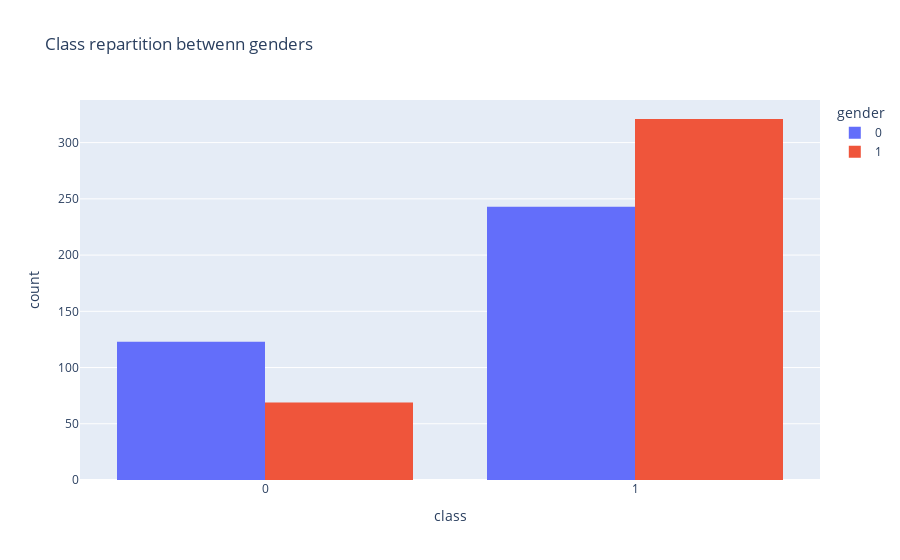

Notebook code cell kept with this figure:
### Code cell
fig = px.histogram(df, x = 'class', color = 'gender', barmode = 'group', title = 'Class repartition betwenn genders')
fig.show()
print(f'Unbalanced data')

### Figure 1 — Plotly figure (JSON) as saved in the notebook; plotly's stock layout.template omitted (floating-point values rounded to 4 significant figures; data arrays with more than 128 entries replaced by an {"elided": "..."} marker saying what was removed)
{"data": [{"alignmentgroup": "True", "bingroup": "x", "hovertemplate": "gender=0<br>class=%{x}<br>count=%{y}<extra></extra>", "legendgroup": "0", "marker": {"color": "#636efa"}, "name": "0", "offsetgroup": "0", "orientation": "v", "showlegend": true, "type": "histogram", "x": {"elided": "366 int values"}, "xaxis": "x", "yaxis": "y"}, {"alignmentgroup": "True", "bingroup": "x", "hovertemplate": "gender=1<br>class=%{x}<br>count=%{y}<extra></extra>", "legendgroup": "1", "marker": {"color": "#EF553B"}, "name": "1", "offsetgroup": "1", "orientation": "v", "showlegend": true, "type": "histogram", "x": {"elided": "390 int values"}, "xaxis": "x", "yaxis": "y"}], "layout": {"barmode": "group", "legend": {"title": {"text": "gender"}, "tracegroupgap": 0}, "title": {"text": "Class repartition betwenn genders"}, "xaxis": {"anchor": "y", "domain": [0, 1], "title": {"text": "class"}}, "yaxis": {"anchor": "x", "domain": [0, 1], "title": {"text": "count"}}}}
